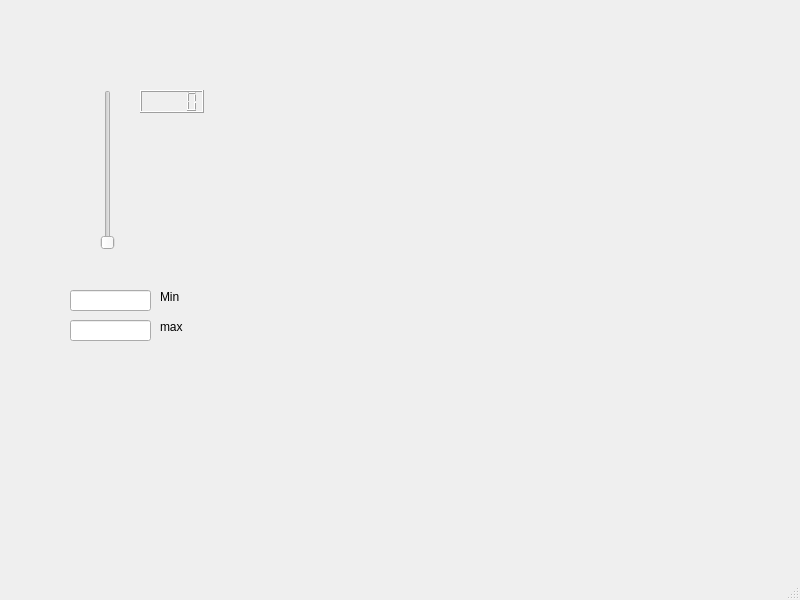
<?xml version="1.0" encoding="UTF-8"?>
<ui version="4.0">
 <class>C_CADRE</class>
 <widget class="QMainWindow" name="C_CADRE">
  <property name="geometry">
   <rect>
    <x>0</x>
    <y>0</y>
    <width>800</width>
    <height>600</height>
   </rect>
  </property>
  <property name="windowTitle">
   <string>C_CADRE</string>
  </property>
  <widget class="QWidget" name="centralwidget">
   <widget class="QSlider" name="verticalSlider1">
    <property name="geometry">
     <rect>
      <x>100</x>
      <y>90</y>
      <width>16</width>
      <height>160</height>
     </rect>
    </property>
    <property name="orientation">
     <enum>Qt::Vertical</enum>
    </property>
   </widget>
   <widget class="QLCDNumber" name="lcdNumber1">
    <property name="geometry">
     <rect>
      <x>140</x>
      <y>90</y>
      <width>64</width>
      <height>23</height>
     </rect>
    </property>
   </widget>
   <widget class="QLineEdit" name="Box_nombre1">
    <property name="geometry">
     <rect>
      <x>70</x>
      <y>320</y>
      <width>81</width>
      <height>21</height>
     </rect>
    </property>
   </widget>
   <widget class="QLineEdit" name="lineEdit">
    <property name="geometry">
     <rect>
      <x>70</x>
      <y>290</y>
      <width>81</width>
      <height>21</height>
     </rect>
    </property>
   </widget>
   <widget class="QLabel" name="label">
    <property name="geometry">
     <rect>
      <x>160</x>
      <y>290</y>
      <width>46</width>
      <height>13</height>
     </rect>
    </property>
    <property name="text">
     <string>Min</string>
    </property>
   </widget>
   <widget class="QLabel" name="label_2">
    <property name="geometry">
     <rect>
      <x>160</x>
      <y>320</y>
      <width>46</width>
      <height>13</height>
     </rect>
    </property>
    <property name="text">
     <string>max</string>
    </property>
   </widget>
   <widget class="QLabel" name="label_3">
    <property name="geometry">
     <rect>
      <x>640</x>
      <y>10</y>
      <width>151</width>
      <height>81</height>
     </rect>
    </property>
    <property name="text">
     <string/>
    </property>
   </widget>
  </widget>
  <widget class="QMenuBar" name="menubar">
   <property name="geometry">
    <rect>
     <x>0</x>
     <y>0</y>
     <width>800</width>
     <height>18</height>
    </rect>
   </property>
  </widget>
  <widget class="QStatusBar" name="statusbar"/>
 </widget>
 <resources/>
 <connections>
  <connection>
   <sender>lineEdit</sender>
   <signal>textChanged(QString)</signal>
   <receiver>C_CADRE</receiver>
   <slot>Slot_Get_Min(QString)</slot>
   <hints>
    <hint type="sourcelabel">
     <x>115</x>
     <y>322</y>
    </hint>
    <hint type="destinationlabel">
     <x>213</x>
     <y>287</y>
    </hint>
   </hints>
  </connection>
  <connection>
   <sender>Box_nombre1</sender>
   <signal>textChanged(QString)</signal>
   <receiver>C_CADRE</receiver>
   <slot>Slot_Get_Max(QString)</slot>
   <hints>
    <hint type="sourcelabel">
     <x>146</x>
     <y>353</y>
    </hint>
    <hint type="destinationlabel">
     <x>300</x>
     <y>370</y>
    </hint>
   </hints>
  </connection>
  <connection>
   <sender>verticalSlider1</sender>
   <signal>valueChanged(int)</signal>
   <receiver>C_CADRE</receiver>
   <slot>Slot_Recuperer_Valeur_Slider(int)</slot>
   <hints>
    <hint type="sourcelabel">
     <x>107</x>
     <y>170</y>
    </hint>
    <hint type="destinationlabel">
     <x>252</x>
     <y>180</y>
    </hint>
   </hints>
  </connection>
 </connections>
 <slots>
  <slot>Slot_Get_Min(QString)</slot>
  <slot>Slot_Get_Max(QString)</slot>
  <slot>Slot_Recuperer_Valeur_Slider(int)</slot>
 </slots>
</ui>
